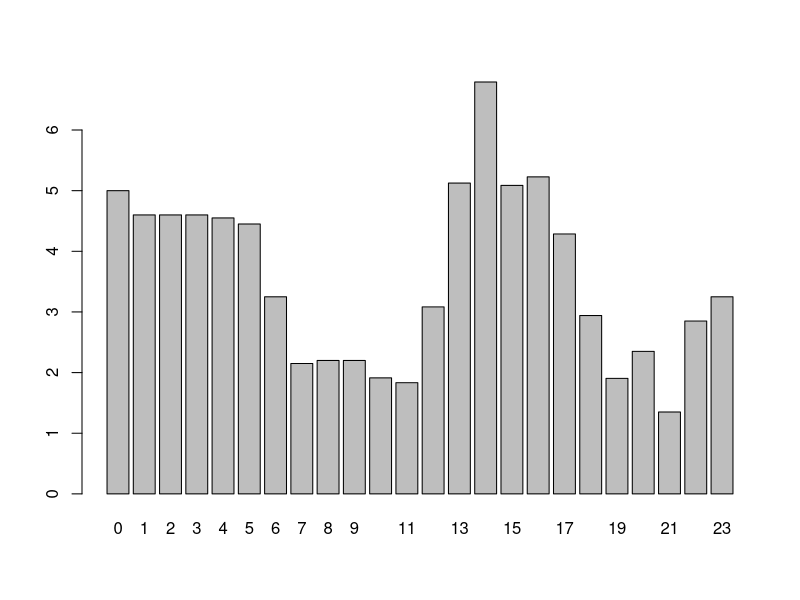

Generate this figure with R:
library(dplyr)

bikes <- read.csv("estacoes.csv")
head(bikes)

ondina <- bikes %>%
	filter(name == 'Estação Adhemar de Barros (UFBA)') %>%
	mutate(hour = substring(time, 12, 13) %>% as.integer()) %>%
	select(hour, available)

head(ondina)

#' Que horas tenho mais chances de pegar uma bike na estação da UFBA?

x <- ondina %>%
	group_by(hour) %>%
	summarise(available = mean(available))
barplot(x$available, names=x$hour)

#' As diferenças são significativas?

wilcox.test(
	subset(ondina, hour == 8)$available,
	subset(ondina, hour == 10)$available)

wilcox.test(
	subset(ondina, hour == 14)$available,
	subset(ondina, hour == 20)$available)